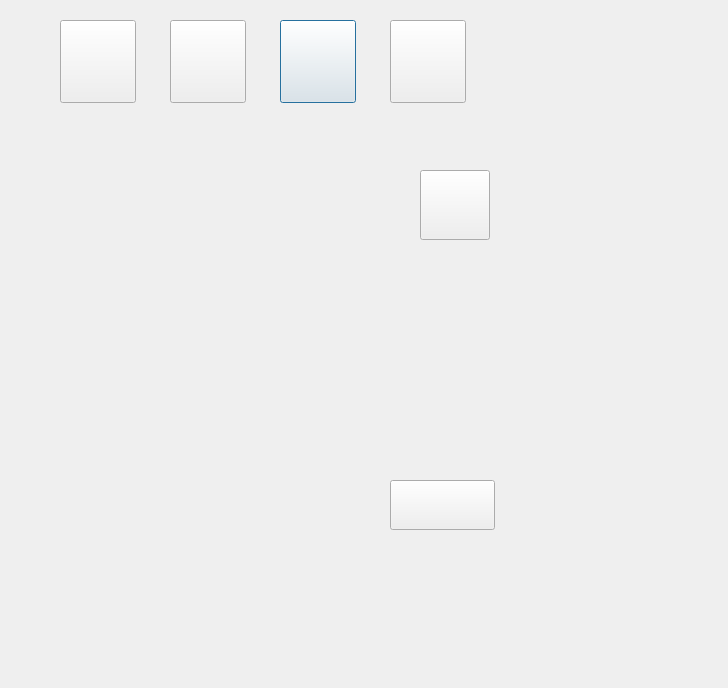
<?xml version="1.0" encoding="UTF-8"?>
<ui version="4.0">
 <class>CSMARTCONTROL</class>
 <widget class="QDialog" name="CSMARTCONTROL">
  <property name="geometry">
   <rect>
    <x>0</x>
    <y>0</y>
    <width>728</width>
    <height>688</height>
   </rect>
  </property>
  <property name="windowTitle">
   <string>智能家居控制</string>
  </property>
  <property name="styleSheet">
   <string notr="true"/>
  </property>
  <widget class="QPushButton" name="Qpush3">
   <property name="geometry">
    <rect>
     <x>280</x>
     <y>20</y>
     <width>76</width>
     <height>83</height>
    </rect>
   </property>
   <property name="minimumSize">
    <size>
     <width>76</width>
     <height>83</height>
    </size>
   </property>
   <property name="maximumSize">
    <size>
     <width>76</width>
     <height>83</height>
    </size>
   </property>
   <property name="text">
    <string/>
   </property>
  </widget>
  <widget class="QPushButton" name="Qpush2">
   <property name="geometry">
    <rect>
     <x>170</x>
     <y>20</y>
     <width>76</width>
     <height>83</height>
    </rect>
   </property>
   <property name="minimumSize">
    <size>
     <width>76</width>
     <height>83</height>
    </size>
   </property>
   <property name="maximumSize">
    <size>
     <width>76</width>
     <height>83</height>
    </size>
   </property>
   <property name="text">
    <string/>
   </property>
  </widget>
  <widget class="QPushButton" name="Qpush1">
   <property name="geometry">
    <rect>
     <x>60</x>
     <y>20</y>
     <width>76</width>
     <height>83</height>
    </rect>
   </property>
   <property name="minimumSize">
    <size>
     <width>76</width>
     <height>83</height>
    </size>
   </property>
   <property name="maximumSize">
    <size>
     <width>76</width>
     <height>83</height>
    </size>
   </property>
   <property name="text">
    <string/>
   </property>
  </widget>
  <widget class="QPushButton" name="Qpush4">
   <property name="geometry">
    <rect>
     <x>390</x>
     <y>20</y>
     <width>76</width>
     <height>83</height>
    </rect>
   </property>
   <property name="minimumSize">
    <size>
     <width>76</width>
     <height>83</height>
    </size>
   </property>
   <property name="maximumSize">
    <size>
     <width>76</width>
     <height>83</height>
    </size>
   </property>
   <property name="text">
    <string/>
   </property>
  </widget>
  <widget class="QLabel" name="label">
   <property name="geometry">
    <rect>
     <x>60</x>
     <y>120</y>
     <width>431</width>
     <height>341</height>
    </rect>
   </property>
   <property name="styleSheet">
    <string notr="true">background-image: url(:/pic/smart_home_curtain_open_1.png);</string>
   </property>
   <property name="text">
    <string/>
   </property>
  </widget>
  <widget class="QLabel" name="label_2">
   <property name="geometry">
    <rect>
     <x>60</x>
     <y>480</y>
     <width>331</width>
     <height>135</height>
    </rect>
   </property>
   <property name="styleSheet">
    <string notr="true">background-image: url(:/pic/smart_home_air_condition_pic.png);</string>
   </property>
   <property name="text">
    <string/>
   </property>
  </widget>
  <widget class="QPushButton" name="Qpush6">
   <property name="geometry">
    <rect>
     <x>390</x>
     <y>480</y>
     <width>105</width>
     <height>50</height>
    </rect>
   </property>
   <property name="text">
    <string/>
   </property>
  </widget>
  <widget class="QPushButton" name="Qpush5">
   <property name="geometry">
    <rect>
     <x>420</x>
     <y>170</y>
     <width>70</width>
     <height>70</height>
    </rect>
   </property>
   <property name="text">
    <string/>
   </property>
  </widget>
 </widget>
 <tabstops>
  <tabstop>Qpush1</tabstop>
  <tabstop>Qpush2</tabstop>
  <tabstop>Qpush3</tabstop>
  <tabstop>Qpush4</tabstop>
  <tabstop>Qpush5</tabstop>
  <tabstop>Qpush6</tabstop>
 </tabstops>
 <resources/>
 <connections/>
</ui>
